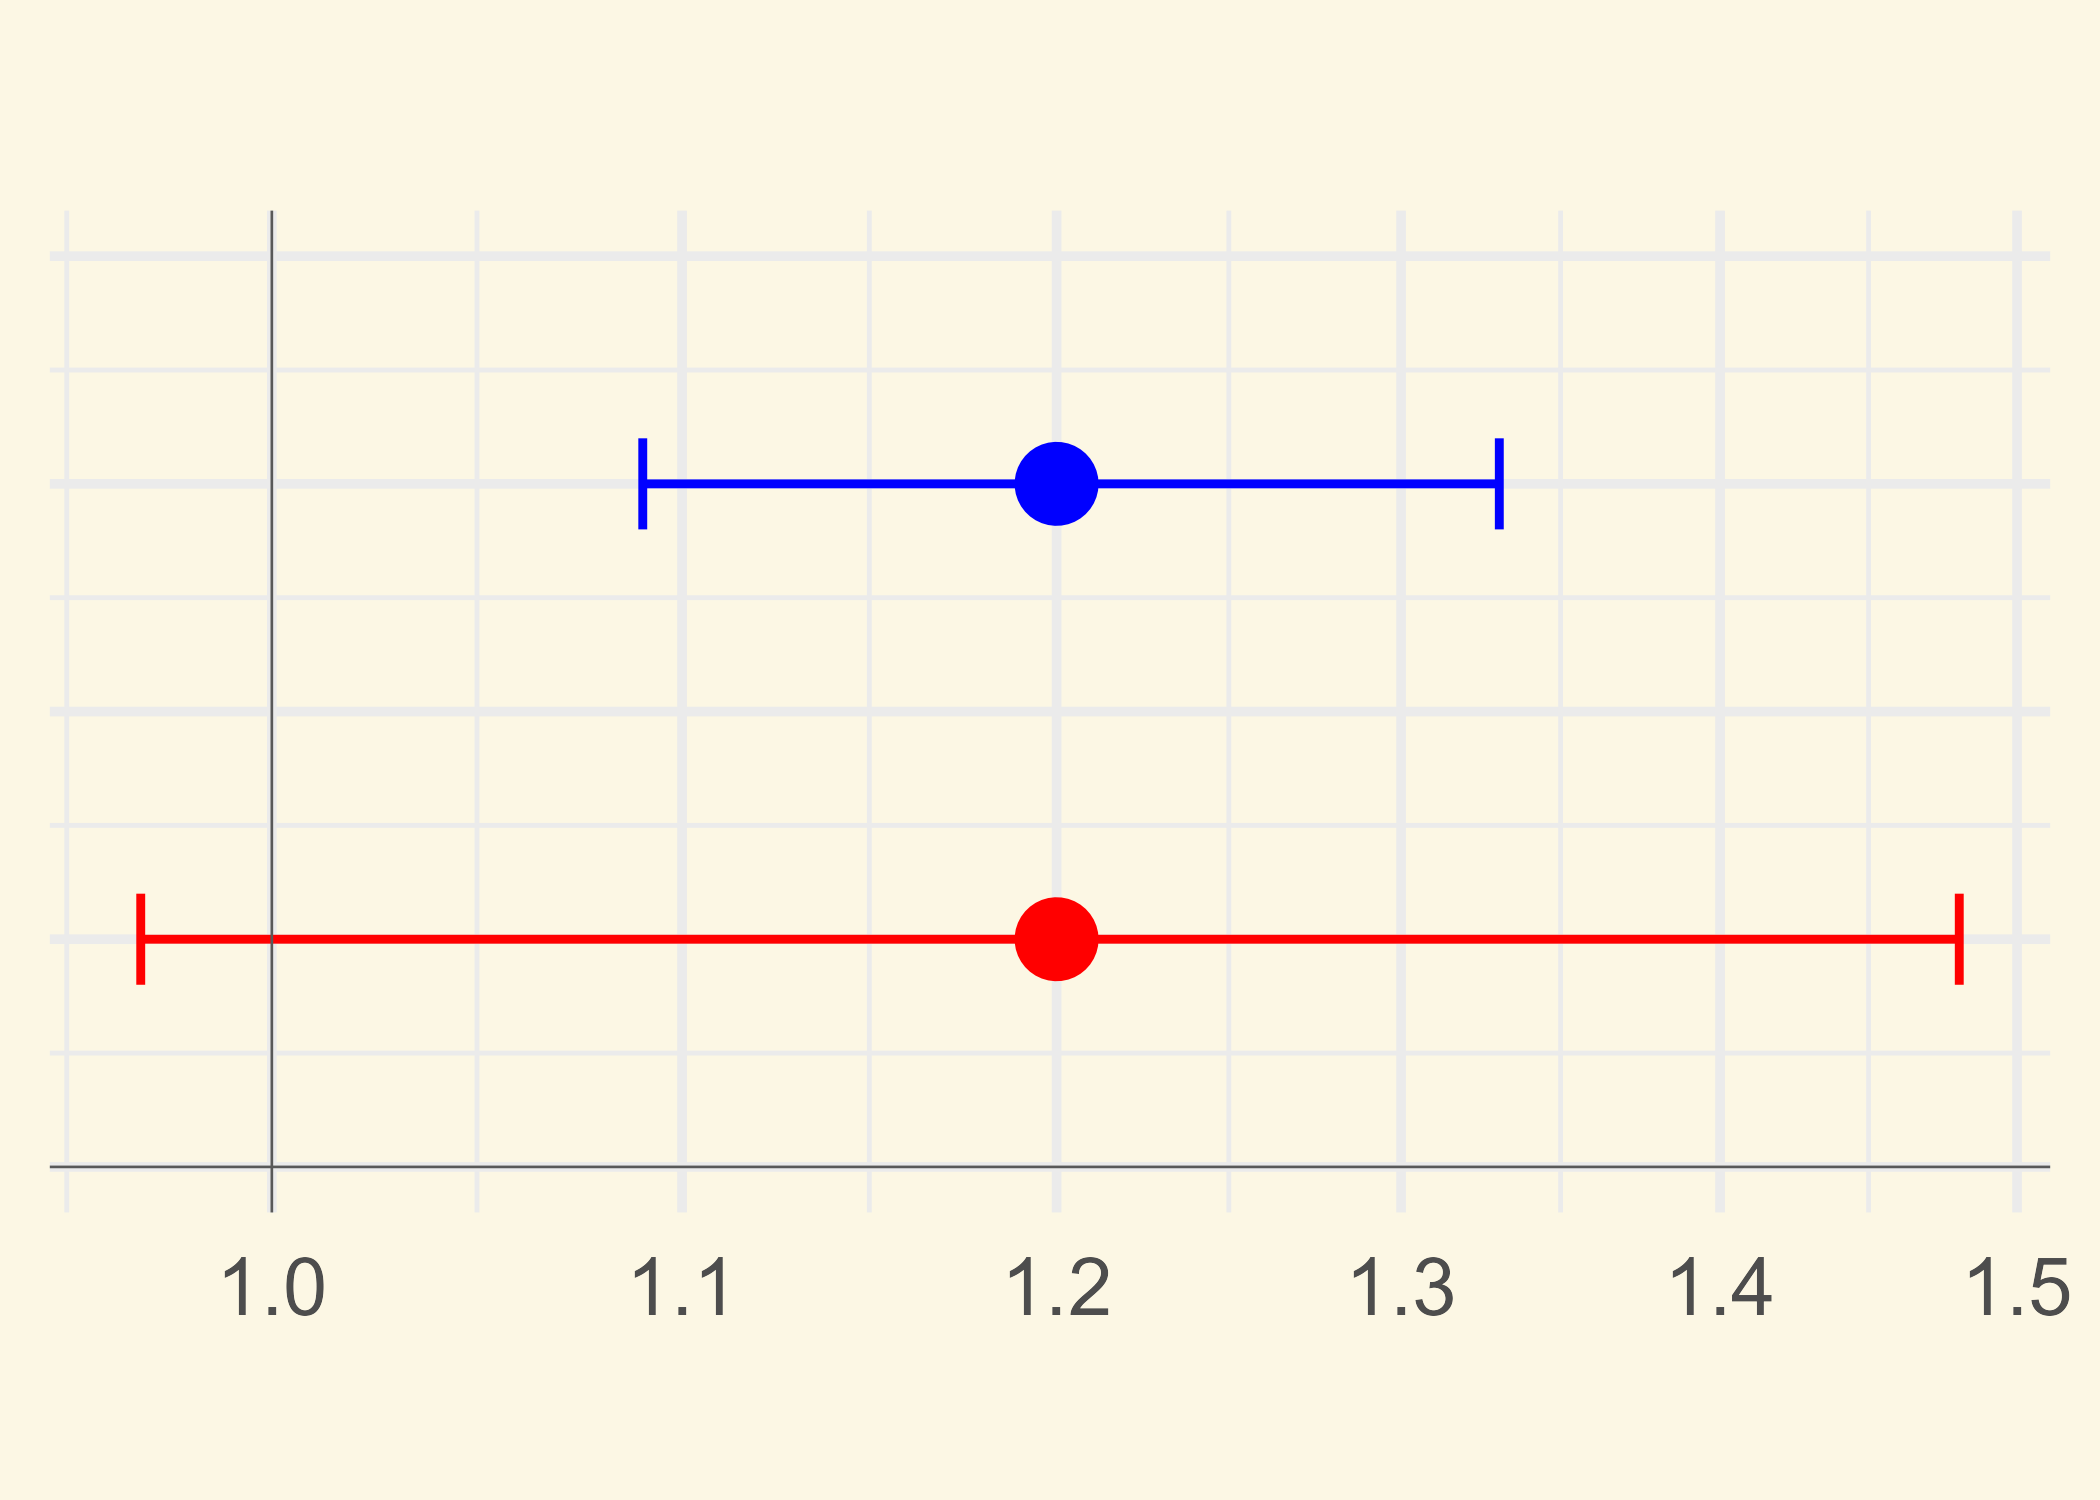

R code for this plot:
### Show 95% CIs for two studies (manually defined) one above the other

library(tidyverse)

df1 <-  tibble(
  diff = 1.2,
  ci_lower = 1.09,
  ci_upper = 1.33
)

df2 <-  tibble(
    diff = 1.2,
    ci_lower = 0.97,
    ci_upper = 1.48
  )


p <- ggplot() +
  # 95% CI with whiskers
  geom_segment(data=df1, 
    aes(x = ci_lower, xend = ci_upper, y = 1.5, yend = 1.5),
    linewidth = 1.0, color = "blue"
  ) +
  geom_segment(data=df1, 
    aes(x = ci_lower, xend = ci_lower, y = 1.4, yend = 1.6),
    linewidth = 1.0, color = "blue"
  ) +
  geom_segment(data=df1, 
    aes(x = ci_upper, xend = ci_upper, y = 1.4, yend = 1.6),
    linewidth = 1.0, color = "blue"
  ) +

  geom_point(data=df1, aes(x = diff, y = 1.5), color = "blue", size = 8) +
  
  geom_segment(data=df2, 
               aes(x = ci_lower, xend = ci_upper, y = 0.5, yend = 0.5),
               linewidth = 1.0, color = "red"
  ) +
  geom_segment(data=df2, 
               aes(x = ci_lower, xend = ci_lower, y = 0.4, yend = 0.6),
               linewidth = 1.0, color = "red"
  ) +
  geom_segment(data=df2, 
               aes(x = ci_upper, xend = ci_upper, y = 0.4, yend = 0.6),
               linewidth = 1.0, color = "red"
  ) +
  
  geom_point(data=df1, aes(x = diff, y = 0.5), color = "red", size = 8) +
  
  geom_hline(yintercept = 0, color = "#595959", size = 0.3) +
  geom_vline(xintercept = 1,
             color = "#595959",
             linetype = 1,
             linewidth = 0.3) +
  labs(
    title = " ",
    x = " ",
    y = NULL   # remove y-axis label
  ) +
  # scale_x_continuous(limits = c(0.67, 1.5)) +   
  scale_x_log10() +
  scale_y_continuous(limits = c(0, 2)) +  # set x-axis range
  theme_minimal(base_size = 24) +
  theme(
    axis.text.y = element_blank(),    # remove y-axis tick labels
    axis.ticks.y = element_blank(),    # remove y-axis ticks
    plot.background = element_rect(fill = "#FCF7E4", color = NA),   # background color
    panel.background = element_rect(fill = "#FCF7E4", color = NA)) 

ggsave(p, filename = "ci2.png",width=7, height=5)


